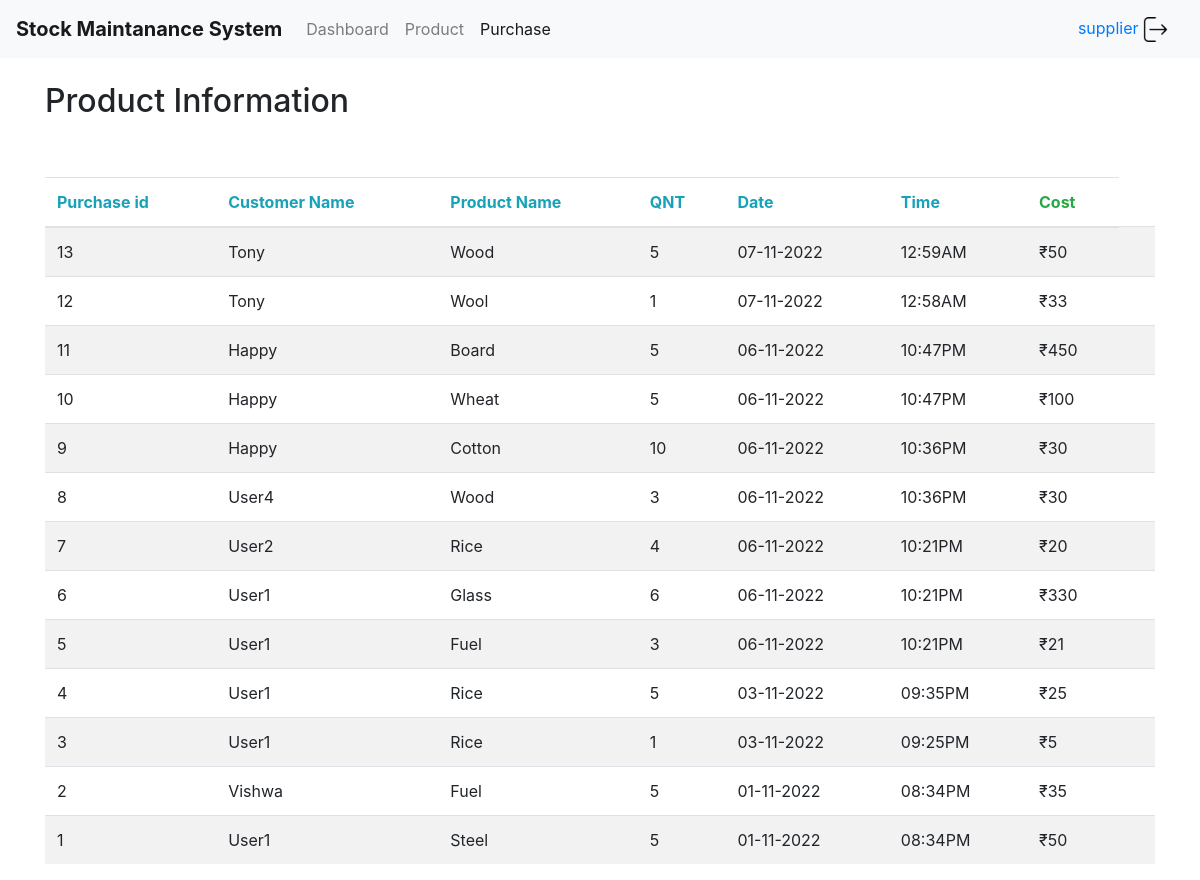
Screenshot of /admin/purchase (signed in) with the database file from the repository.
### tables this page shows
CREATE TABLE purchase(purchaseID integer primary key ,customerName test,
                productName text,QTY integer,purchaseTime text,purchaseDate text,purchaseCost integer);

### app.py (the view)
@app.route("/admin/purchase",methods=["GET","POST"])
def purchase():
   con = sql.connect("database.sqlite")
   con.row_factory = sql.Row
   cur = con.cursor()
   cur.execute("select * from purchase")
   rows = cur.fetchall();
   rows.reverse()
   return  render_template('purchase.html',rows = rows,user=session["name"])

### templates/purchase.html (shortened to what this page needs)
<!DOCTYPE html>
<html>
<head>
	<link rel="stylesheet" href="https://stackpath.bootstrapcdn.com/bootstrap/4.1.3/css/bootstrap.min.css">
</head>
<body>
				<nav class="navbar navbar-expand-lg navbar-light bg-light">
			  <a class="navbar-brand" href="#"><b>Stock Maintanance System</b></a>
			  <div class="collapse navbar-collapse" id="navbarNavAltMarkup">
			    <div class="navbar-nav">
			      <a class="nav-item nav-link" href="/admin">Dashboard</a>
			      <a class="nav-item nav-link" href="/admin/product">Product <span class="sr-only">(current)</span></a>
			      <a class="nav-item nav-link active" href="/admin/purchase">Purchase</a>
			    </div>
			  </div>
        <a class="nav-item nav-link" href="{{url_for('login_page.a_logout')}}">{{user}} <img src={{url_for('static',filename='logout.png')}} width="25" height="25"></a>
			</nav>
<div class="container">
  <h2>Product Information</h2>
  <table class="table table-striped">
    <thead>
      <tr>
        <th class="text-info">Purchase id</th>
        <th class="text-info">Customer Name</th>
        <th class="text-info">Product Name</th>
        <th class="text-info">QNT</th>
        <th class="text-info">Date</th>
        <th class="text-info">Time</th>
        <th class="text-success">Cost</th>
      </tr>
    </thead>
    <tbody>
       {% for row in rows %}
            <tr>
               <td>{{row["purchaseID"]}}</td>
               <td>{{row["customerName"]}}</td>
               <td>{{row["productName"]}}</td>
               <td>{{row['QTY']}}</td>
               <td>{{row['purchaseDate']}}</td>
               <td>{{row['purchaseTime']}}</td>
               <td>₹{{row['purchaseCost']}}</td>
               <td>
            </tr>
         {% endfor %}
    </tbody>
  </table>
</div>
</body>
</html>

### rows the page displays
purchase: purchaseID "13", customerName "Tony", productName "Wood", QTY "5", purchaseDate "07-11-2022", purchaseTime "12:59AM", purchaseCost "50"
purchase: purchaseID "12", customerName "Tony", productName "Wool", QTY "1", purchaseDate "07-11-2022", purchaseTime "12:58AM", purchaseCost "33"
purchase: purchaseID "11", customerName "Happy", productName "Board", QTY "5", purchaseDate "06-11-2022", purchaseTime "10:47PM", purchaseCost "450"
purchase: purchaseID "10", customerName "Happy", productName "Wheat", QTY "5", purchaseDate "06-11-2022", purchaseTime "10:47PM", purchaseCost "100"
purchase: purchaseID "9", customerName "Happy", productName "Cotton", QTY "10", purchaseDate "06-11-2022", purchaseTime "10:36PM", purchaseCost "30"
purchase: purchaseID "8", customerName "User4", productName "Wood", QTY "3", purchaseDate "06-11-2022", purchaseTime "10:36PM", purchaseCost "30"
purchase: purchaseID "7", customerName "User2", productName "Rice", QTY "4", purchaseDate "06-11-2022", purchaseTime "10:21PM", purchaseCost "20"
purchase: purchaseID "6", customerName "User1", productName "Glass", QTY "6", purchaseDate "06-11-2022", purchaseTime "10:21PM", purchaseCost "330"
purchase: purchaseID "5", customerName "User1", productName "Fuel", QTY "3", purchaseDate "06-11-2022", purchaseTime "10:21PM", purchaseCost "21"
purchase: purchaseID "4", customerName "User1", productName "Rice", QTY "5", purchaseDate "03-11-2022", purchaseTime "09:35PM", purchaseCost "25"
purchase: purchaseID "3", customerName "User1", productName "Rice", QTY "1", purchaseDate "03-11-2022", purchaseTime "09:25PM", purchaseCost "5"
purchase: purchaseID "2", customerName "Vishwa", productName "Fuel", QTY "5", purchaseDate "01-11-2022", purchaseTime "08:34PM", purchaseCost "35"
purchase: purchaseID "1", customerName "User1", productName "Steel", QTY "5", purchaseDate "01-11-2022", purchaseTime "08:34PM", purchaseCost "50"

### other values shown
{{ user }} "supplier"
